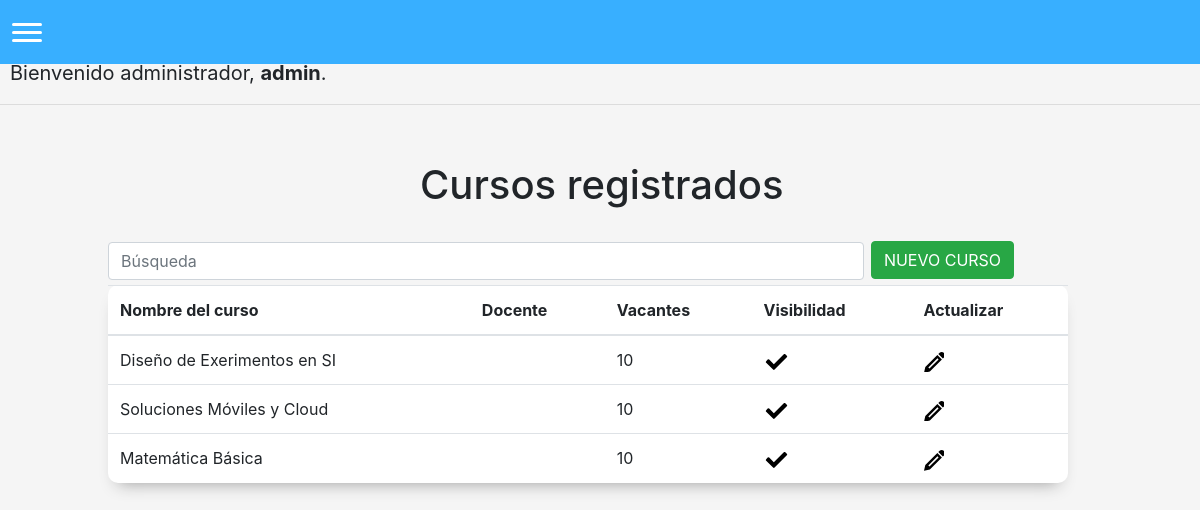
Before: /listacursos (signed in) with the older database file.
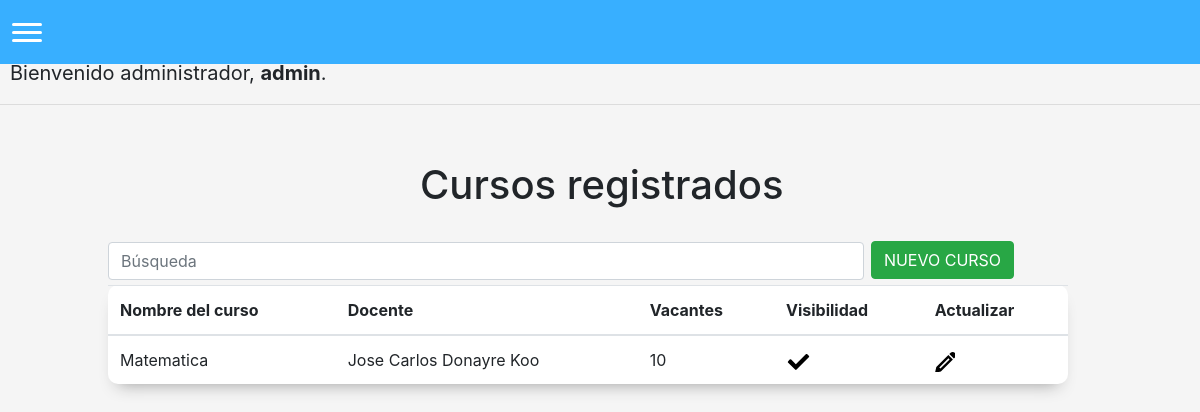
After: the same page with the newer database file.
### matricula/models.py (models this page shows)
class Curso(models.Model):
    nombreCurso = models.CharField(max_length=255)
    profesor = models.ForeignKey(Profesor, on_delete=models.CASCADE, related_name="profesor")
    activo = models.BooleanField()
    vacantes = models.IntegerField(default=0)

class Profesor(models.Model):
    nombre = models.CharField(max_length=255)
    apellido = models.CharField(max_length=255)
    dni = models.IntegerField(primary_key=True)
    activo = models.BooleanField(default=1)

### matricula/views.py (the view)
# urls.py: path('listacursos', views.listarCursos, name='listacursos'),
@login_required(login_url='/login')
def listarCursos(request):
    return render(request, "matricula/listacursos.html", {'cursos': Curso.objects.all()})

### matricula/templates/matricula/listacursos.html (shortened to what this page needs)
{% extends "matricula/layout.html" %}
{% block body %}
<div style="margin-left: 35%; margin-bottom: 30px;">
    <h1 style="font-size: 40px;">Cursos registrados</h1>
</div>
<input id="buscar" type="number" placeholder="Búsqueda" class="form-control">
<button id="options" class="btn btn-success" onclick="changeWindow()">NUEVO CURSO</button>
<div>
    <table id="tabla" class="table">
    <thead>
            <tr>
                <th scope="col">
                    Nombre del curso
                </th>
                <th scope="col">
                    Docente
                </th>
                <th scope="col">
                    Vacantes
                </th>
                <th scope="col">
                    Visibilidad
                </th>
                <th scope="col">
                    Actualizar
                </th>
            </tr>
        </thead>
        <tbody>
            {% for curso in cursos %}
            <tr>
                <td scope="row">
                {{curso.nombreCurso}}
                </td>
                <td scope="row">
                    {{curso.profesor.nombre}} {{curso.profesor.apellido}}
                </td>
                <td scope="row">
                    {{curso.vacantes}}
                </td>
                <td scope="row">
                    <a href="../desactivarcurso/{{curso.id}}">
                    </a>
                </td>
                <td scope="row">
                    <a href="../editarcurso/{{curso.id}}">
                    </a>
                </td>
            </tr>
            {% endfor %}
        </tbody>
    </table>
</div>
{% endblock %}

Changed rows visible on the page:
removed Curso: nombreCurso "Soluciones Móviles y Cloud", vacantes "10", activo True (drawn)
removed Curso: nombreCurso "Matemática Básica", vacantes "10", activo True (drawn)
changed Curso: nombreCurso "Diseño de Exerimentos en SI" → "Matematica"; profesor.nombre (not shown) → "Jose Carlos"; profesor.apellido (not shown) → "Donayre Koo"
